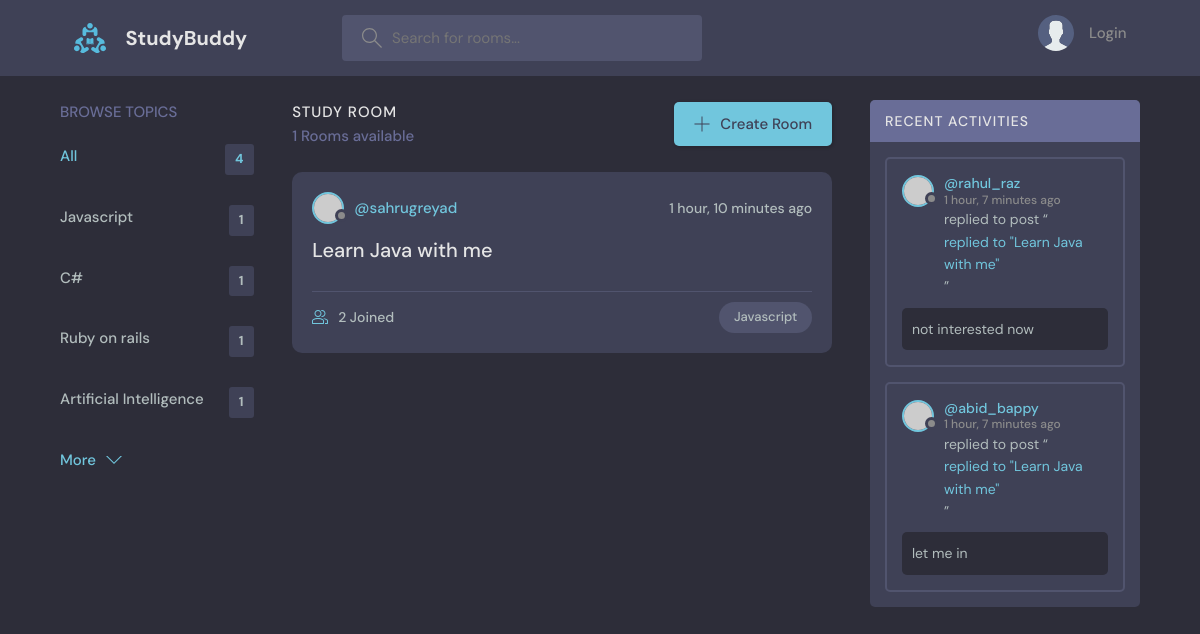
/?q=Javascript, run on the app's committed database.
### base/models.py (models this page shows, shortened)
class Topic(models.Model):
    name = models.CharField(max_length=200)

class Room(models.Model):
    host = models.ForeignKey(User, on_delete= models.SET_NULL , null = True)
    topic = models.ForeignKey(Topic, on_delete= models.SET_NULL , null = True)
    name = models.CharField(max_length = 200)
    description = models.TextField(null = True, blank = True)
    participants = models.ManyToManyField(User, related_name='participants', blank=True)
    updated = models.DateTimeField(auto_now = True)
    created = models.DateTimeField(auto_now_add = True)
    class Meta:
        ordering = ['-updated', '-created']
    def __str__(self):
        return self.name

class User(AbstractUser):
    name = models.CharField(max_length=200, null=True)
    email = models.EmailField(unique=True, null=True)
    username = models.CharField(max_length=100, unique=True)
    bio = models.TextField(null=True)
    avatar = models.ImageField(null=True, default='avatar.svg')
    REQUIRED_FIELDS = []

class Message(models.Model):
    user = models.ForeignKey(User, on_delete= models.CASCADE)
    room = models.ForeignKey(Room, on_delete= models.CASCADE)
    body = models.TextField()
    updated = models.DateTimeField(auto_now = True)
    created = models.DateTimeField(auto_now_add = True)
    class Meta:
        ordering = ['-updated', '-created']

### base/views.py (the view)
# urls.py: path('',views.home, name= "home"),
def home(request):
    q = request.GET.get('q') if request.GET.get('q') != None else ''
    rooms = Room.objects.filter(
        Q(topic__name__icontains=q) |
        Q(name__icontains=q) |
        Q(description__icontains=q)
        )
    room_count = rooms.count()
    topics = Topic.objects.all()
    room_messages = Message.objects.filter(Q(room__topic__name__icontains=q))
    context = {'rooms' : rooms, 'topics' : topics,
               'room_count' : room_count, 'room_messages' : room_messages}
    return render(request, 'home.html' , context)

### templates/home.html (shortened to what this page needs)
{% extends 'main.html' %}
{% block content %}
<main class="layout layout--3">
  <div class="container">
    {% include 'base/topics_component.html' %}
    <div class="roomList">
      <div class="roomList__header">
        <div>
          <h2>Study Room</h2>
          <p>{{room_count}} Rooms available</p>
        </div>
        <a class="btn btn--main" href="{%url 'create-room' %}">
          <svg version="1.1" xmlns="http://www.w3.org/2000/svg" width="32" height="32" viewBox="0 0 32 32">
            <title>add</title>
            <path
              d="M16.943 0.943h-1.885v14.115h-14.115v1.885h14.115v14.115h1.885v-14.115h14.115v-1.885h-14.115v-14.115z"
            ></path>
          </svg>
          Create Room
        </a>
      </div>
      {% include 'base/feed_component.html' %}
    </div>
    {% include 'base/activity_component.html' %}
  </div>
</main>
{% endblock %}

### base/templates/base/topics_component.html
<div class="topics">
    <div class="topics__header">
      <h2>Browse Topics</h2>
    </div>
    <ul class="topics__list">
      <li>
        <a href="{% url 'home' %}" class="active">All <span>{{topics.count}}</span></a>
      </li>
      {% for topic in topics %}
      <li>
        <a href="{% url 'home' %}?q={{topic.name}}">{{topic.name}} <span>{{topic.room_set.all.count}}</span></a>
      </li>
      {% endfor %}
    </ul>
    <a class="btn btn--link" href="topics.html">
      More
      <svg version="1.1" xmlns="http://www.w3.org/2000/svg" width="32" height="32" viewBox="0 0 32 32">
        <title>chevron-down</title>
        <path d="M16 21l-13-13h-3l16 16 16-16h-3l-13 13z"></path>
      </svg>
    </a>
  </div>

### base/templates/base/feed_component.html (shortened to what this page needs)
{% for room in rooms %}
<div class="roomListRoom">
<div class="roomListRoom__header">
    <a href="{% url 'user-profile' room.host_id %}" class="roomListRoom__author">
    <div class="avatar avatar--small">
        <img src="https://randomuser.me/api/portraits/women/11.jpg" />
    </div>
    <span>@{{room.host.username}}</span>
    </a>
    <div class="roomListRoom__actions">
    <span>{{room.created|timesince}} ago</span>
    </div>
</div>
<div class="roomListRoom__content">
    <a href="{% url 'room' room.id %}">{{room.name}}</a>
</div>
<div class="roomListRoom__meta">
    <a href="{% url 'room' room.id %}" class="roomListRoom__joined">
    {{room.participants.all.count}} Joined
    </a>
    <p class="roomListRoom__topic">{{room.topic.name}}</p>
</div>
</div>
{% endfor %}

### base/templates/base/activity_component.html (shortened to what this page needs)
<div class="activities">
    <div class="activities__header">
      <h2>Recent Activities</h2>
    </div>
    {% for message in room_messages %}
    <div class="activities__box">
      <div class="activities__boxHeader roomListRoom__header">
        <a href="{% url 'user-profile' message.user.id %}" class="roomListRoom__author">
          <div class="avatar avatar--small">
            <img src="https://randomuser.me/api/portraits/women/11.jpg" />
          </div>
          <p>
            @{{message.user}}
            <span>{{message.created|timesince}} ago</span>
          </p>
        </a>
      </div>
      <div class="activities__boxContent">
        <p>replied to post “<a href="{% url 'room' message.room_id %}">replied to "{{message.room}}"</a>”</p>
        <div class="activities__boxRoomContent">
            {{message.body}}
        </div>
      </div>
    </div>
    {% endfor %}
</div>

### data on the page
Topic: name "Javascript", room_set.all.count "1"
Topic: name "C#", room_set.all.count "1"
Topic: name "Ruby on rails", room_set.all.count "1"
Topic: name "Artificial Intelligence", room_set.all.count "1"
Room: host.username "sahrugreyad", created "1 hour, 10 minutes", name "Learn Java with me", participants.all.count "2", topic.name "Javascript"
Message: user "rahul_raz", created "1 hour, 7 minutes", room "Learn Java with me", body "not interested now"
Message: user "abid_bappy", created "1 hour, 7 minutes", room "Learn Java with me", body "let me in"

### other printed values
{{ topics.count }} "4"
{{ room_count }} "1"
